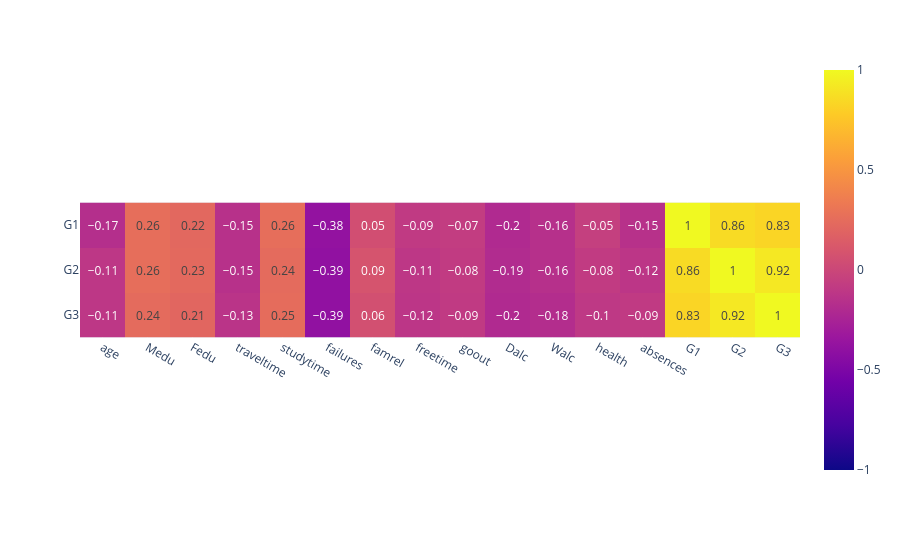

The cell this chart's notebook holds for it:
### Code cell
fig = px.imshow(df_por.select_dtypes(include='number').corr().iloc[-3:,:].round(2),
                text_auto=True,color_continuous_midpoint=0)
fig.show()

### Figure 1 — Plotly figure (JSON) as saved in the notebook; plotly's stock layout.template omitted (floating-point values rounded to 4 significant figures)
{"data": [{"coloraxis": "coloraxis", "hovertemplate": "x: %{x}<br>y: %{y}<br>color: %{z}<extra></extra>", "name": "0", "texttemplate": "%{z}", "type": "heatmap", "x": ["age", "Medu", "Fedu", "traveltime", "studytime", "failures", "famrel", "freetime", "goout", "Dalc", "Walc", "health", "absences", "G1", "G2", "G3"], "xaxis": "x", "y": ["G1", "G2", "G3"], "yaxis": "y", "z": [[-0.17, 0.26, 0.22, -0.15, 0.26, -0.38, 0.05, -0.09, -0.07, -0.2, -0.16, -0.05, -0.15, 1.0, 0.86, 0.83], [-0.11, 0.26, 0.23, -0.15, 0.24, -0.39, 0.09, -0.11, -0.08, -0.19, -0.16, -0.08, -0.12, 0.86, 1.0, 0.92], [-0.11, 0.24, 0.21, -0.13, 0.25, -0.39, 0.06, -0.12, -0.09, -0.2, -0.18, -0.1, -0.09, 0.83, 0.92, 1.0]]}], "layout": {"coloraxis": {"cmid": 0, "colorscale": [[0, "#0d0887"], [0.1111, "#46039f"], [0.2222, "#7201a8"], [0.3333, "#9c179e"], [0.4444, "#bd3786"], [0.5556, "#d8576b"], [0.6667, "#ed7953"], [0.7778, "#fb9f3a"], [0.8889, "#fdca26"], [1, "#f0f921"]]}, "margin": {"t": 60}, "xaxis": {"anchor": "y", "constrain": "domain", "domain": [0, 1], "scaleanchor": "y"}, "yaxis": {"anchor": "x", "autorange": "reversed", "constrain": "domain", "domain": [0, 1]}}}
